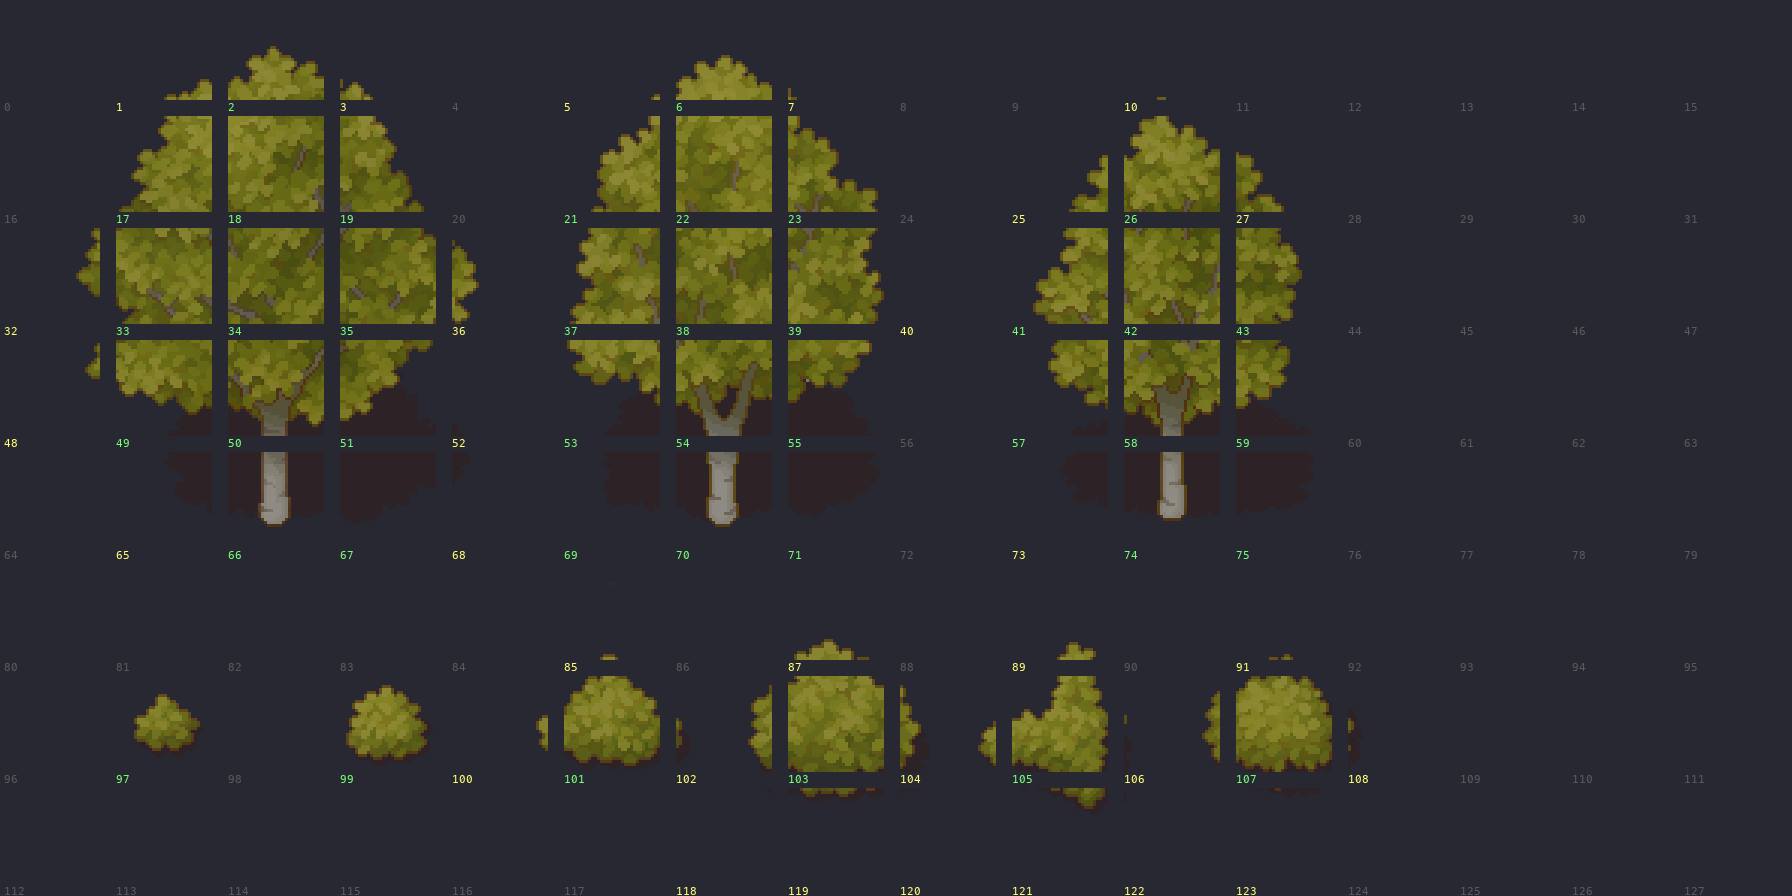

Write the Python code that produced this figure.
import os
os.environ["SDL_VIDEODRIVER"]="dummy"; os.environ["SDL_AUDIODRIVER"]="dummy"
import pygame
pygame.init(); pygame.display.set_mode((1,1))
font=pygame.font.SysFont("menlo,monospace",11)
sheet=pygame.image.load("rpg_game/assets/props/cainos/TX Plant with Shadow.png").convert_alpha()
cols=16; rows=8  # show first 8 rows (idx 0-127)
cell=32*3+16
surf=pygame.Surface((cols*cell, rows*cell)); surf.fill((40,40,50))
for r in range(rows):
    for c in range(cols):
        idx=r*16+c
        op=sum(1 for yy in range(r*32,r*32+32) for xx in range(c*32,c*32+32) if sheet.get_at((xx,yy))[3]>0)
        surf.blit(pygame.transform.scale(sheet.subsurface(pygame.Rect(c*32,r*32,32,32)),(96,96)),(c*cell+4,r*cell+4))
        col=(120,255,120) if op>=256 else ((255,255,120) if op>0 else (90,90,90))
        surf.blit(font.render(f"{idx}",True,col),(c*cell+4,r*cell+100))
pygame.image.save(surf,"scratchpad/plant_montage.png"); print("wrote", cols,"x",rows)
